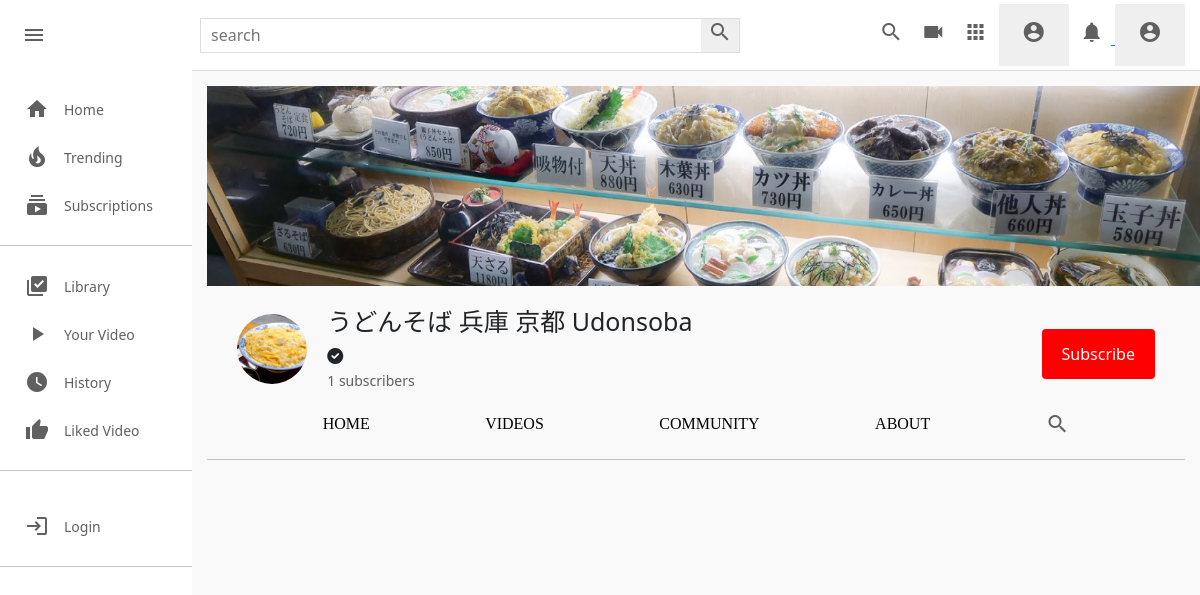
Before: /c/18/community/ with the older database file.
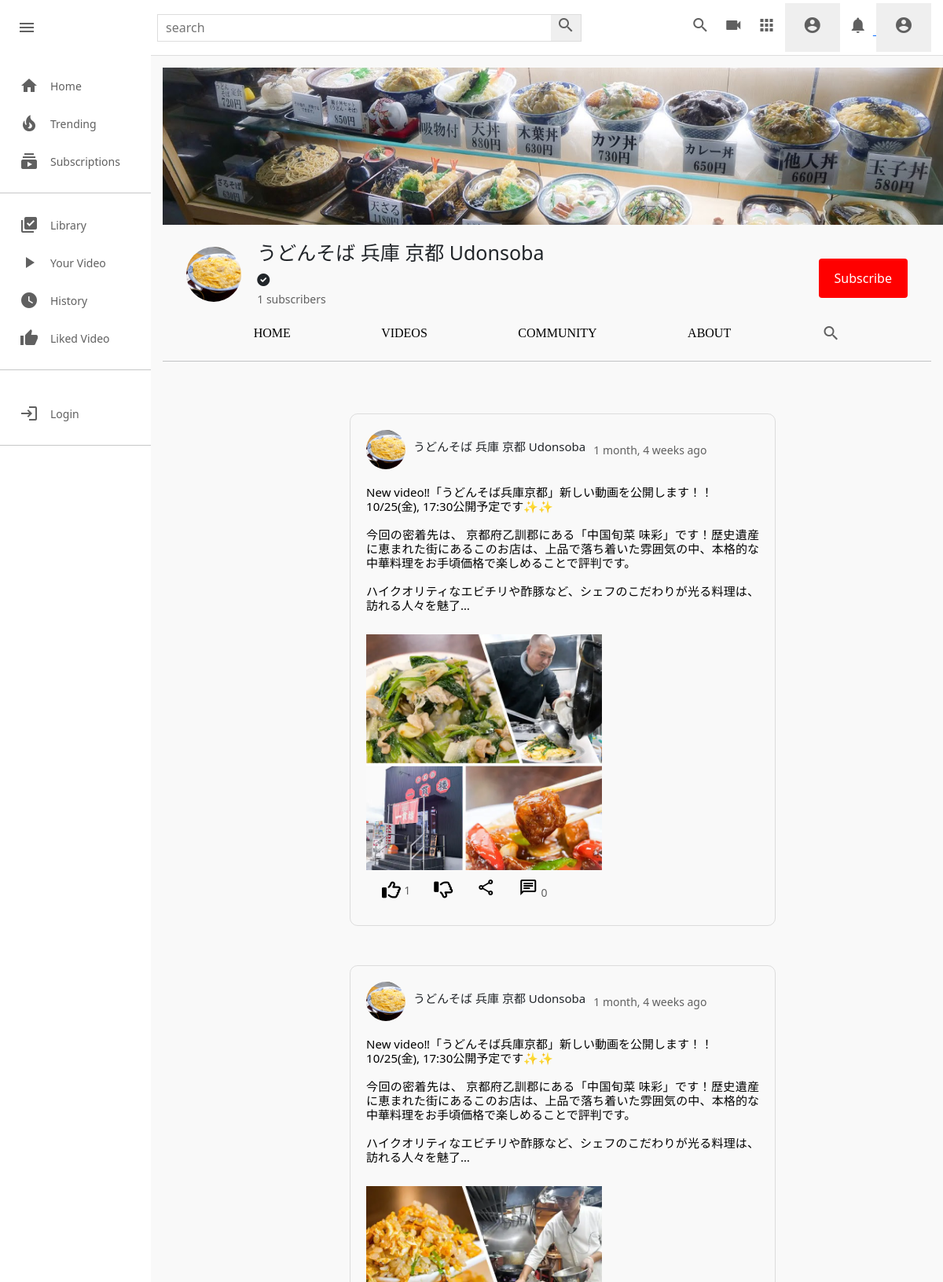
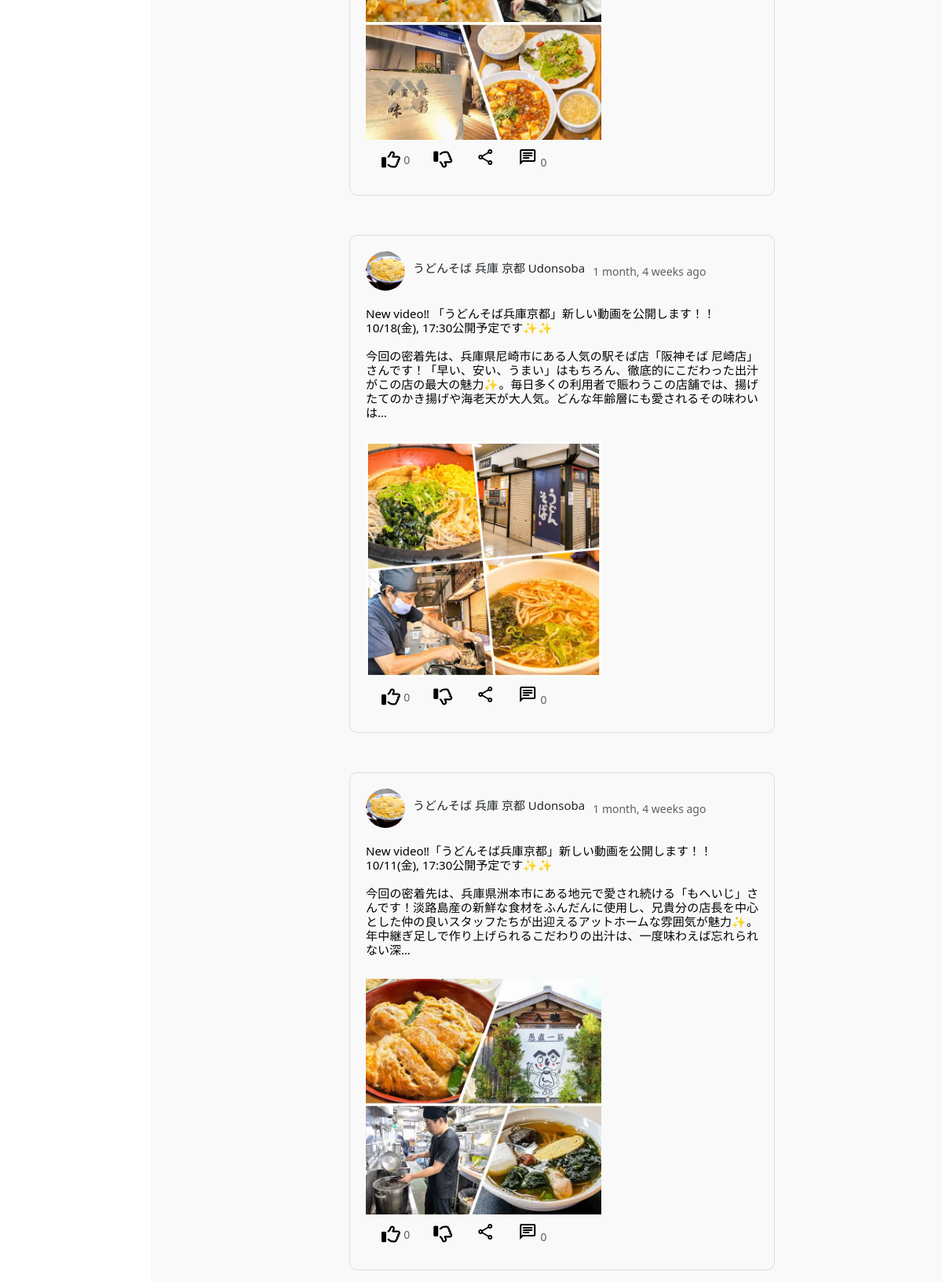
After: the same page with the newer database file (2 pictures, top to bottom).
### channel/models.py (models this page shows, shortened)
class Community(models.Model):
    channel=models.ForeignKey(Channel,on_delete=models.CASCADE)
    image=models.ImageField(upload_to=user_directory_path,null=True,blank=True)
    content=models.TextField(null=True,blank=True)
    date=models.DateTimeField(auto_now_add=True)
    status=models.CharField(choices=STATUS,default='Active',max_length=100)
    likes=models.ManyToManyField(User,blank=True)
    class Meta:
        verbose_name='Community'
        verbose_name_plural='Community Posts'

class Channel(models.Model):
    channel_art=models.ImageField(upload_to=user_derectory_path,default='images/channel-art.jpg')
    image=models.ImageField(upload_to=user_derectory_path,default='images/user-image.png')
    full_name=models.CharField(max_length=100)
    channel_name=models.CharField(max_length=100)
    description=models.TextField(null=True,blank=True)
    keyword=TaggableManager(blank=True)
    date=models.DateTimeField(auto_now_add=True)
    status=models.CharField(choices=STATUS,max_length=100,default='Active')
    user=models.OneToOneField(User,on_delete=models.SET_NULL,null=True,related_name="channel")
    subscribers=models.ManyToManyField(User,related_name="user_subs",blank=True)
    verified=models.BooleanField(default=False)
    total_view=models.PositiveIntegerField(default=0)
    business_email=models.EmailField(null=True,blank=True)
    make_business_email_public=models.BooleanField(default=False)
    business_location=models.CharField(null=True,blank=True,max_length=100)
    make_business_location_public=models.BooleanField(default=False)
    website=models.URLField(default='https://www.udemy.com/home')
    instagram=models.URLField(default='https://www.udemy.com/home')
    facebook=models.URLField(default='https://www.udemy.com/home')
    twitter=models.URLField(default='https://www.udemy.com/home')

### channel/views.py (the view)
# urls.py: path("<channel_name>/community/",views.channel_community,name='channel-community'),
def channel_community(request,channel_name):
    channel = get_object_or_404(Channel,id=channel_name)
    community = Community.objects.filter(channel=channel,status='Active').order_by('-date')
    context={
        'channel': channel,
        'community': community,
    }
    return render(request,'channel/channel_community.html',context)

### templates/channel/channel_community.html (shortened to what this page needs)
{% extends 'base.html' %}
{% load static %}
{% block style %}
<link rel="stylesheet" href="{% static 'css/style.css' %}" type="text/css">
<link rel="stylesheet" href="{% static 'css/channel-community.css' %}" type="text/css">
<link rel="stylesheet" href="{% static 'css/channel.css' %}" type="text/css">
{% endblock style %}
{% block content %}
    <div class="mainBody">
        {% include 'partials/sidebar.html' %}
        <div class="videos">
            {% include 'channel/partials/channel-header.html' %}
            <div class="video-container">
                {% for c in community %}
                <div class="content-border">
                    <div class="content-div">
                        <div class="header-comm">
                            <div class="channel-details">
                                {% if c.channel.image %}
                                <img src="{{c.channel.image.url}}" class="channel-img-com" alt="">
                                {% else %}
                                <img src="https://thumbs.dreamstime.com/b/default-avatar-profile-vector-user-profile-default-avatar-profile-vector-user-profile-profile-179376714.jpg" class="channel-img-com" alt="">
                                {% endif %}
                                <h5>{{c.channel.channel_name}}</h5>
                                <span>{{c.date|timesince}} ago</span>
                            </div>
                        </div>
                        <div class="content">
                            <a href="{% url 'channel-community-detail' c.channel.id c.id %}">
                                <h3>{{ c.content|truncatechars:200|linebreaksbr }}</h3>
                            </a>
                            {% if c.image %}
                            <a href="{% url 'channel-community-detail' c.channel.id c.id %}">
                                <img src={{c.image.url}} alt="">
                            </a>
                            {% endif %}
                        </div>
                        <div class="icon-section">
                            <div class="single-icon">
                                <a href="{% url 'com_add_like' c.id %}">
                                    {% if request.user in c.likes.all %}
                                    <i class="fa-solid fa-thumbs-up fa-xl"></i>
                                    {% else %}
                                    <i class="fa-regular fa-thumbs-up fa-xl"></i>
                                    {% endif %}
                                </a>
                                <span>{{c.likes.all.count}}</span>
                            </div>
                            <div class="single-icon">
                                <a href="{% url 'com_add_like' c.id %}">
                                    <i class="fa-regular fa-thumbs-down fa-xl"></i>
                                </a>
                            </div>
                            <div class="single-icon">
                                <i class="material-icons material-symbols-outlined">share</i>
                            </div>
                            <div class="single-icon">
                                <a href=""><i class="material-icons material-symbols-outlined">chat</i></a>
                                <span>{{c.comments.all.count}}</span>
                            </div>
                        </div>
                    </div>
                </div>
                {% endfor %}
            </div>
        </div>
    </div>
{% endblock content %}

Changed rows visible on the page:
added Community: channel.image (picture), channel.channel_name "うどんそば 兵庫 京都 Udonsoba", date "1 month, 4 weeks", content "New video‼︎「うどんそば兵庫京都」新しい動画を公開します！！ 10/25(金), 17:30公開予定です✨✨ 今回の密着先は、 京都府乙訓郡にある「中国旬菜 味彩」です！歴史遺産に恵まれた街にあるこのお店は、上品で落ち着いた雰囲気の中、本格的な中華料理をお手頃価格で楽しめることで評判です。 ハイクオリティなエビチリや酢豚など、シェフのこだわりが光る料理は、訪れる人々を魅了…", image (picture), likes.all.count "1", comments.all.count "0"
added Community: channel.image (picture), channel.channel_name "うどんそば 兵庫 京都 Udonsoba", date "1 month, 4 weeks", content "New video‼︎「うどんそば兵庫京都」新しい動画を公開します！！ 10/25(金), 17:30公開予定です✨✨ 今回の密着先は、 京都府乙訓郡にある「中国旬菜 味彩」です！歴史遺産に恵まれた街にあるこのお店は、上品で落ち着いた雰囲気の中、本格的な中華料理をお手頃価格で楽しめることで評判です。 ハイクオリティなエビチリや酢豚など、シェフのこだわりが光る料理は、訪れる人々を魅了…", image (picture), likes.all.count "0", comments.all.count "0"
added Community: channel.image (picture), channel.channel_name "うどんそば 兵庫 京都 Udonsoba", date "1 month, 4 weeks", content "New video‼︎ 「うどんそば兵庫京都」新しい動画を公開します！！ 10/18(金), 17:30公開予定です✨✨ 今回の密着先は、兵庫県尼崎市にある人気の駅そば店「阪神そば 尼崎店」さんです！「早い、安い、うまい」はもちろん、徹底的にこだわった出汁がこの店の最大の魅力✨。毎日多くの利用者で賑わうこの店舗では、揚げたてのかき揚げや海老天が大人気。どんな年齢層にも愛されるその味わいは…", image (picture), likes.all.count "0", comments.all.count "0"
added Community: channel.image (picture), channel.channel_name "うどんそば 兵庫 京都 Udonsoba", date "1 month, 4 weeks", content "New video‼︎「うどんそば兵庫京都」新しい動画を公開します！！ 10/11(金), 17:30公開予定です✨✨ 今回の密着先は、兵庫県洲本市にある地元で愛され続ける「もへいじ」さんです！淡路島産の新鮮な食材をふんだんに使用し、兄貴分の店長を中心とした仲の良いスタッフたちが出迎えるアットホームな雰囲気が魅力✨。年中継ぎ足しで作り上げられるこだわりの出汁は、一度味わえば忘れられない深…", image (picture), likes.all.count "0", comments.all.count "0"
